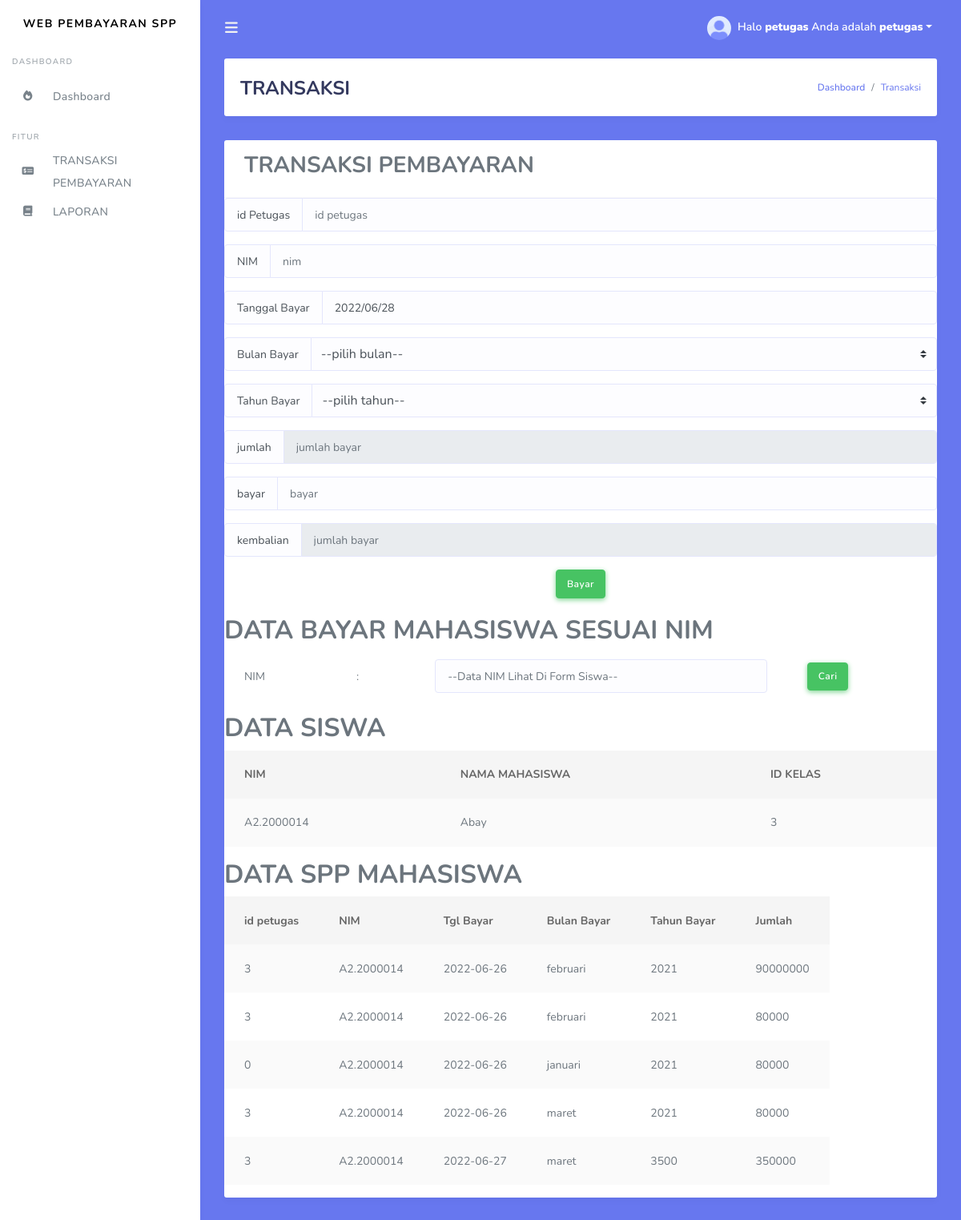
/transaksi.php?nim=A2.2000014 (signed in), run on the app's committed database.
### tables this page shows
CREATE TABLE `mahasiswa` (
  `nim` varchar(10) NOT NULL,
  `nama` varchar(20) NOT NULL,
  `id_kelas` int(11) NOT NULL,
  `id_spp` int(11) NOT NULL,
  `level` set('siswa') NOT NULL,
  PRIMARY KEY (`nim`)
);

CREATE TABLE `pembayaran` (
  `id_pembayaran` int(11) NOT NULL AUTO_INCREMENT,
  `id_petugas` int(11) NOT NULL,
  `nim` varchar(11) NOT NULL,
  `tgl_bayar` date NOT NULL,
  `bulan_dibayar` varchar(8) NOT NULL,
  `tahun_dibayar` varchar(4) NOT NULL,
  `id_spp` int(11) NOT NULL,
  `jumlah_bayar` int(11) NOT NULL,
  PRIMARY KEY (`id_pembayaran`)
);

### transaksi.php (the view, shortened to what this page needs)
<!DOCTYPE html>
<html>
<head>
</head>
<body>
  <?php
  include('tampilan/header.php');
  include('tampilan/sidebar.php');
  ?>
  <div class="main-content bg-primary">
    <section class="section">
      <div class="section-header">
        <h1>TRANSAKSI</h1>
        <div class="section-header-breadcrumb">
          <div class="breadcrumb-item active"><a href="#">Dashboard</a></div>
          <div class="breadcrumb-item text-primary">Transaksi</div>
        </div>
      </div>
      <div class="row">
        <div class="col-md-12">
          <div class="card">
            <div class="card-header">
              <h3>TRANSAKSI PEMBAYARAN</h3>
            </div>
            <div class="input-group mb-3">
              <div class="input-group-prepend">
                <span class="input-group-text" id="basic-addon1">id Petugas</span>
              </div>
              <input type="text" name="id_petugas" class="form-control" placeholder="id petugas" aria-label="masukkan id petugas" aria-describedby="basic-addon1" required>
            </div>
            <div class="input-group mb-3">
              <div class="input-group-prepend">
                <span class="input-group-text" id="basic-addon1">NIM</span>
              </div>
              <input type="text" name="nim" class="form-control" placeholder="nim" aria-label="masukkan nim" aria-describedby="basic-addon1">
            </div>
            <div class="input-group mb-3">
              <div class="input-group-prepend">
                <span class="input-group-text" id="basic-addon1">Tanggal Bayar</span>
              </div>
              <input type="text" name="tgl_bayar" class="form-control" placeholder="" aria-label="tanggal" aria-describedby="basic-addon1" value="<?= date("Y/m/d"); ?>">
            </div>
            <div class="input-group mb-3">
              <div class="input-group-prepend">
                <label class="input-group-text" for="inputGroupSelect01">Bulan Bayar</label>
              </div>
              <select class="custom-select" name="bulan_dibayar" id="inputGroupSelect01">
                <option selected>--pilih bulan--</option>
              </select>
            </div>
            <div class="input-group mb-3">
              <div class="input-group-prepend">
                <label class="input-group-text" for="inputGroupSelect01">Tahun Bayar</label>
              </div>
              <select class="custom-select" name="tahun_dibayar" id="tahun_dibayar">
                <option selected>--pilih tahun--</option>
              </select>
            </div>
            <div class="input-group mb-3">
              <div class="input-group-prepend">
                <span class="input-group-text" id="basic-addon1">jumlah</span>
              </div>
              <input type="text" name="jumlah_bayar" id="jumlah_bayar" class="form-control" placeholder="jumlah bayar" aria-label="masukkan nominal" aria-describedby="basic-addon1" required readonly>
            </div>
            <div class="input-group mb-3">
              <div class="input-group-prepend">
                <span class="input-group-text" id="basic-addon1">bayar</span>
              </div>
              <input type="text" name="bayar" id="bayar" class="form-control" placeholder="bayar" aria-label="masukkan nominal" aria-describedby="basic-addon1">
            </div>
            <div class="input-group mb-3">
              <div class="input-group-prepend">
                <span class="input-group-text" id="basic-addon1">kembalian</span>
              </div>
              <input type="text" name="kembalian" id="kembalian" class="form-control" placeholder="jumlah bayar" aria-label="masukkan nominal" aria-describedby="basic-addon1" readonly>
            </div>
            <div class="d-flex justify-content-center">
              <button type="submit" class="btn btn-success">Bayar</button>
            </div>
            <br />
            <form action="" method="get">
              <h2>DATA BAYAR MAHASISWA SESUAI NIM</h2>
              <table class="table">
                <tr>
                  <td>NIM</td>
                  <td>:</td>
                  <td>
                    <input class="form-control" type="text" name="nim" placeholder="--Data NIM Lihat Di Form Siswa--">
                  </td>
                  <td>
                    <button class="btn btn-success" type="submit" name="cari">Cari</button>
                  </td>
                </tr>
              </table>
            </form>
            <?php
            if (isset($_GET['nim']) && $_GET['nim'] != '') {
              $query = mysqli_query($koneksi, "SELECT * FROM mahasiswa WHERE nim='$_GET[nim]'");
              $data = mysqli_fetch_array($query);
            ?>
              <h2>DATA SISWA</h2>
              <table class="table table-striped">
                <thead>
                  <tr>
                    <th scope="col">NIM</th>
                    <th scope="col">NAMA MAHASISWA</th>
                    <th scope="col">ID KELAS</th>
                  </tr>
                </thead>
                <tbody>
                  <td><?php echo $data['nim']; ?></td>
                  <td><?php echo $data['nama']; ?></td>
                  <td><?php echo $data['id_kelas']; ?></td>
                </tbody>
              </table>
              <h2>DATA SPP MAHASISWA</h2>
              <table class="table table-striped table-responsive">
                <thead>
                  <tr>
                    <th scope="col">id petugas</th>
                    <th scope="col"> NIM</th>
                    <th scope="col">Tgl Bayar</th>
                    <th scope="col">Bulan Bayar</th>
                    <th scope="col">Tahun Bayar</th>
                    <th scope="col">Jumlah</th>
                  </tr>
                </thead>
                <tbody>
                  <?php
                  $query = mysqli_query($koneksi, "SELECT * FROM pembayaran WHERE nim='$data[nim]' ORDER BY bulan_dibayar ASC");
                  while ($data = mysqli_fetch_array($query)) {
                    echo " <tr>
                          <td>$data[id_petugas]</td>
                          <td>$data[nim]</td>
                          <td>$data[tgl_bayar]</td>
                          <td>$data[bulan_dibayar]</td>
                          <td>$data[tahun_dibayar]</td>
                          <td>$data[jumlah_bayar]</td>
                        </tr>";
                  }
                  ?>
                </tbody>
              </table>
            <?php
            }
            ?>
          </div>
</body>
</html>

### data on the page
mahasiswa: nim "A2.2000014", nama "Abay", id_kelas "3"
pembayaran: id_petugas "3", nim "A2.2000014", tgl_bayar "2022-06-26", bulan_dibayar "februari", tahun_dibayar "2021", jumlah_bayar "90000000"
pembayaran: id_petugas "3", nim "A2.2000014", tgl_bayar "2022-06-26", bulan_dibayar "februari", tahun_dibayar "2021", jumlah_bayar "80000"
pembayaran: id_petugas "0", nim "A2.2000014", tgl_bayar "2022-06-26", bulan_dibayar "januari", tahun_dibayar "2021", jumlah_bayar "80000"
pembayaran: id_petugas "3", nim "A2.2000014", tgl_bayar "2022-06-26", bulan_dibayar "maret", tahun_dibayar "2021", jumlah_bayar "80000"
pembayaran: id_petugas "3", nim "A2.2000014", tgl_bayar "2022-06-27", bulan_dibayar "maret", tahun_dibayar "3500", jumlah_bayar "350000"

### other printed values
$_SESSION['username'] "petugas"
$_SESSION['level'] "petugas"
